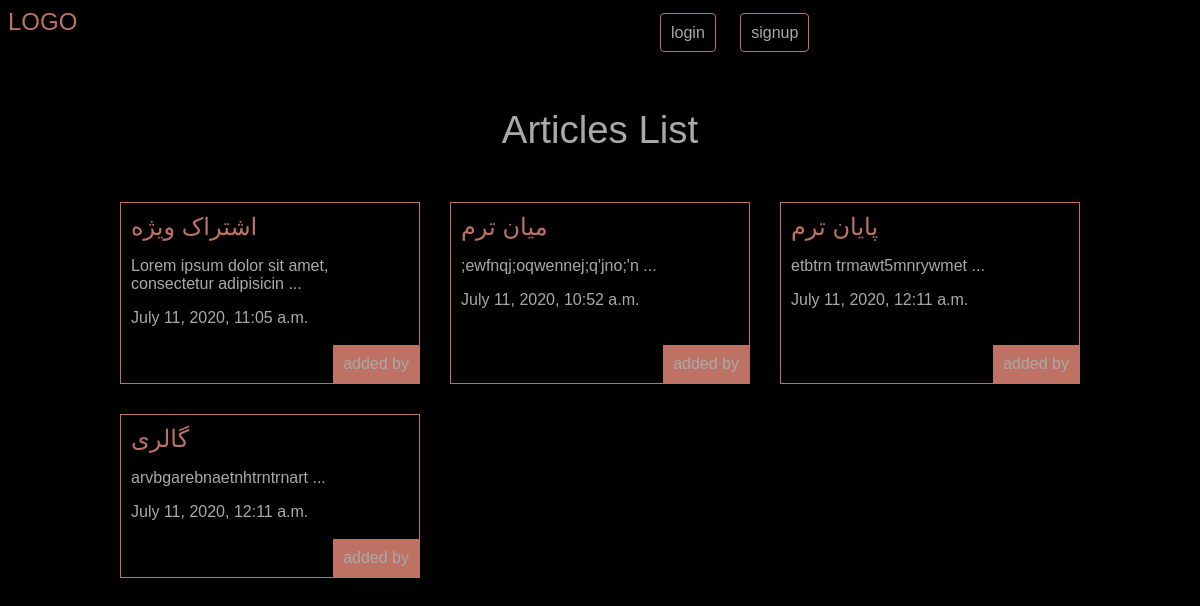
/articles/, run on an earlier commit of the app's database.
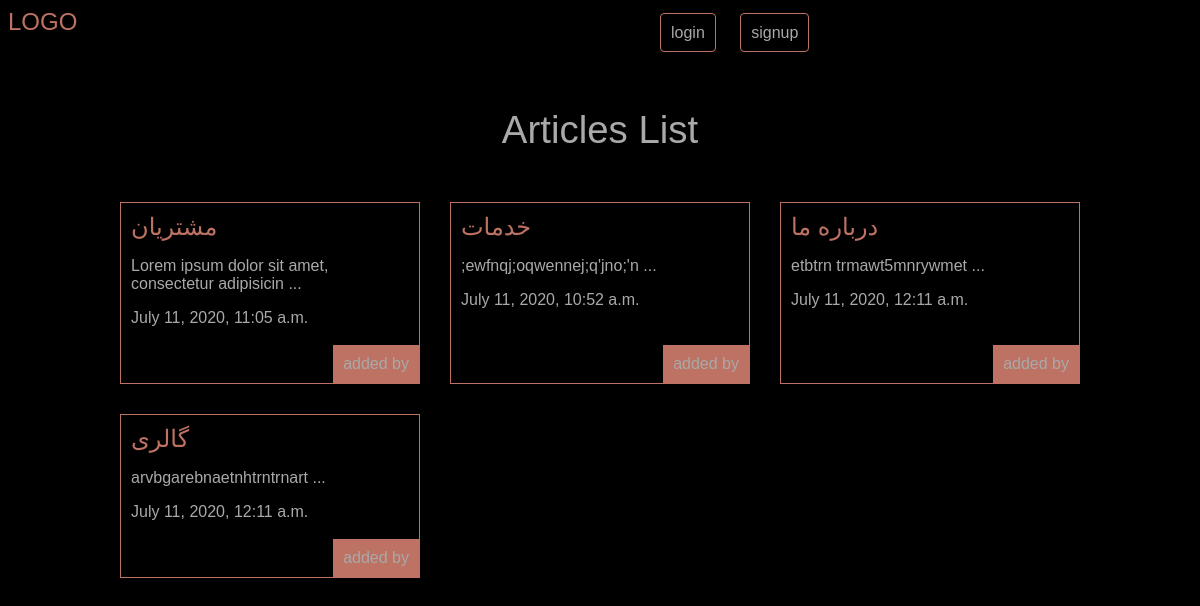
And on a later commit of the database.
### articles/models.py (models this page shows, shortened)
class Article(models.Model):
    title = models.CharField(max_length=100)
    slug = models.SlugField()
    body = models.TextField()
    def snippet(self):
        return self.body[:50] + " ..."
    date = models.DateTimeField(auto_now_add=True)
    image = models.ImageField(default='default.jpg',blank=True)
    author = models.ForeignKey(User, default=None, on_delete=models.CASCADE)

### articles/views.py (the view)
# urls.py: path('', views.articles_list, name="list"),
def articles_list(request):
    articles = models.Article.objects.all().order_by('-date')
    arg = {'articles' : articles}
    return render(request, 'articles/articleslist.html', arg)

### articles/templates/articles/articleslist.html (shortened to what this page needs)
{% extends 'base.html' %}
{% block content %}
  <h1>Articles List</h1>
  <div class="articles">
    {% for article in articles %}
    <div class="article">
      <h2><a href="{% url 'articles:detail' slug=article.slug %}">{{ article.title }}</a></h2>
      <p>{{ article.snippet }}</p>
      <p>{{ article.date }}</p>
      <p class="author">added by {{article.author.username}}</p>
    </div>
    {% endfor %}
  </div>
{% endblock %}

What changed in the data, as far as the page shows it:
changed Article "Lorem ipsum dolor sit amet, consectetur adipisicin ...": title "اشتراک ویژه" → "مشتریان"
changed Article ";ewfnqj;oqwennej;q'jno;'n ...": title "میان ترم" → "خدمات"
changed Article "etbtrn trmawt5mnrywmet ...": title "پایان ترم" → "درباره ما"
